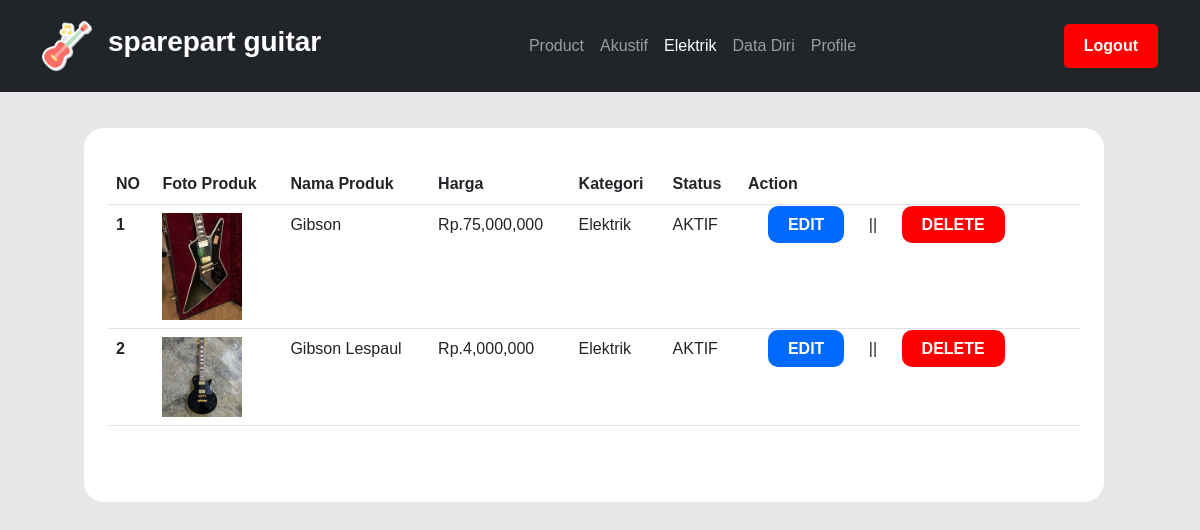
Screenshot of /elektrik.php (signed in) with the database file from the repository.
### tables this page shows
CREATE TABLE `product` (
  `id` int(11) NOT NULL,
  `name` varchar(50) NOT NULL,
  `harga` int(200) NOT NULL,
  `kategori` int(50) NOT NULL,
  `image` varchar(300) NOT NULL,
  `deskripsi` text NOT NULL,
  `status` int(50) NOT NULL
);

### elektrik.php (the view, shortened to what this page needs)
<?php
    include 'connection.php';
?>
<!DOCTYPE html>
<html lang="en">
<head>
    <link rel="stylesheet" href="https://cdn.jsdelivr.net/npm/bootstrap@5.2.2/dist/css/bootstrap.min.css">
    <link rel="stylesheet" href="style.css">
</head>
<body>
    <nav class="navbar navbar-expand-lg navbar-dark bg-dark px-0 py-3">
        <div class="container-xl">
                    <a class="navbar-brand" href="#">
                    <img src="Image/gitarlogo.png" class="h-8" height="50px">
                    </a>
                    <h3 class="titlenavbar">sparepart guitar</h3>
                     <div class="collapse navbar-collapse" id="navbarCollapse">
                    <div class="navbar-nav mx-lg-auto">
                    <a class="nav-item nav-link" href="home.php" aria-current="page">Product</a>
                        <a class="nav-item nav-link" href="akustif.php">Akustif</a>
                        <a class="nav-item nav-link active" href="elektrik.php">Elektrik</a>
                        <a class="nav-item nav-link" href="datadiri.php">Data Diri</a>
                        <a class="nav-item nav-link" href="profile.php">Profile</a>
                    </div>
                    <a href="index.php" class="btnlogout">
                    Logout
                    </a>
            </div>
        </div>
        </nav>
        <div class="section">
            <div class="containerbody">
            <div class="row height d-flex justify-content-center align-items-center">
                <br>
                <br>
                <table class="table">
                    <thead>
                        <tr>
                            <th scope="col">NO</th>
                            <th scope="col">Foto Produk</th>
                            <th scope="col">Nama Produk</th>
                            <th scope="col">Harga</th>
                            <th scope="col">Kategori</th>
                            <th scope="col">Status</th>
                            <th scope="col">Action</th>
                        </tr>
                    </thead>
                    <tbody>
                        <?php
                        $index = 1;
                            $product = mysqli_query($conn, "SELECT * FROM product WHERE kategori = 0 ORDER BY id DESC");
                            while ($row = mysqli_fetch_array($product)){ ?>
                                <tr>
                                    <th scope="row"><?php echo $index ++ ?></th>
                                    <td><img src="Image/product/<?php echo $row['image'] ?>" alt="" width="80px"></td>
                                    <td><?php echo $row['name'] ?></td>
                                    <td>Rp.<?php echo number_format($row['harga']) ?></td>
                                    <td><?php echo ($row['kategori'] == 0)? "Elektrik" : "Akustik " ?></td>
                                    <td><?php echo ($row['status'] == 0)? "TIDAK Aktif" : "AKTIF" ?></td>
                                    <td><a href="edit-product.php?id=<?php echo $row['id']?>" class="btnedit">EDIT</a> || <a href="delete-product.php?id=<?php echo $row['id']?>" class="btndelete">DELETE</a></td>
                                </tr>
                        <?php }  ?>
                    </tbody>
                </table>
            </div>
        </div>
</body>
</html>

### style.css (style rules this page uses)
* { font-family: Arial, Helvetica, sans-serif; }
body { background-color: rgb(231, 231, 231); }
.btnlogout { padding-top: 10px; padding-bottom: 10px; padding-left: 20px; padding-right: 20px; text-decoration: none; background-color: red; color: white; font-weight: bold; border-radius: 5px; }
.titlenavbar { color: white; font-weight: bold; }
.containerbody { border-radius: 20px; margin-top: 3%; margin-left: 7%; margin-bottom: 3%; padding-right: 3%; padding-left: 3%; padding-top: 3%; padding-bottom: 5%; background-color: white; width: 85%; }
.section { justify-content: center; width: 100%; }
.btnedit { font-weight: bold; margin: 20px; border-radius: 10px; padding-bottom: 10px; padding-top: 10px; color: white; padding-left: 20px; padding-right: 20px; background-color: rgb(0, 106, 255); text-decoration: none; }
.btndelete { font-weight: bold; margin: 20px; border-radius: 10px; padding-bottom: 10px; padding-top: 10px; color: white; padding-left: 20px; padding-right: 20px; background-color: red; text-decoration: none; }

### rows the page displays
product: image (picture), name "Gibson", harga "75,000,000", kategori "Elektrik", status "AKTIF"
product: image (picture), name "Gibson Lespaul", harga "4,000,000", kategori "Elektrik", status "AKTIF"
